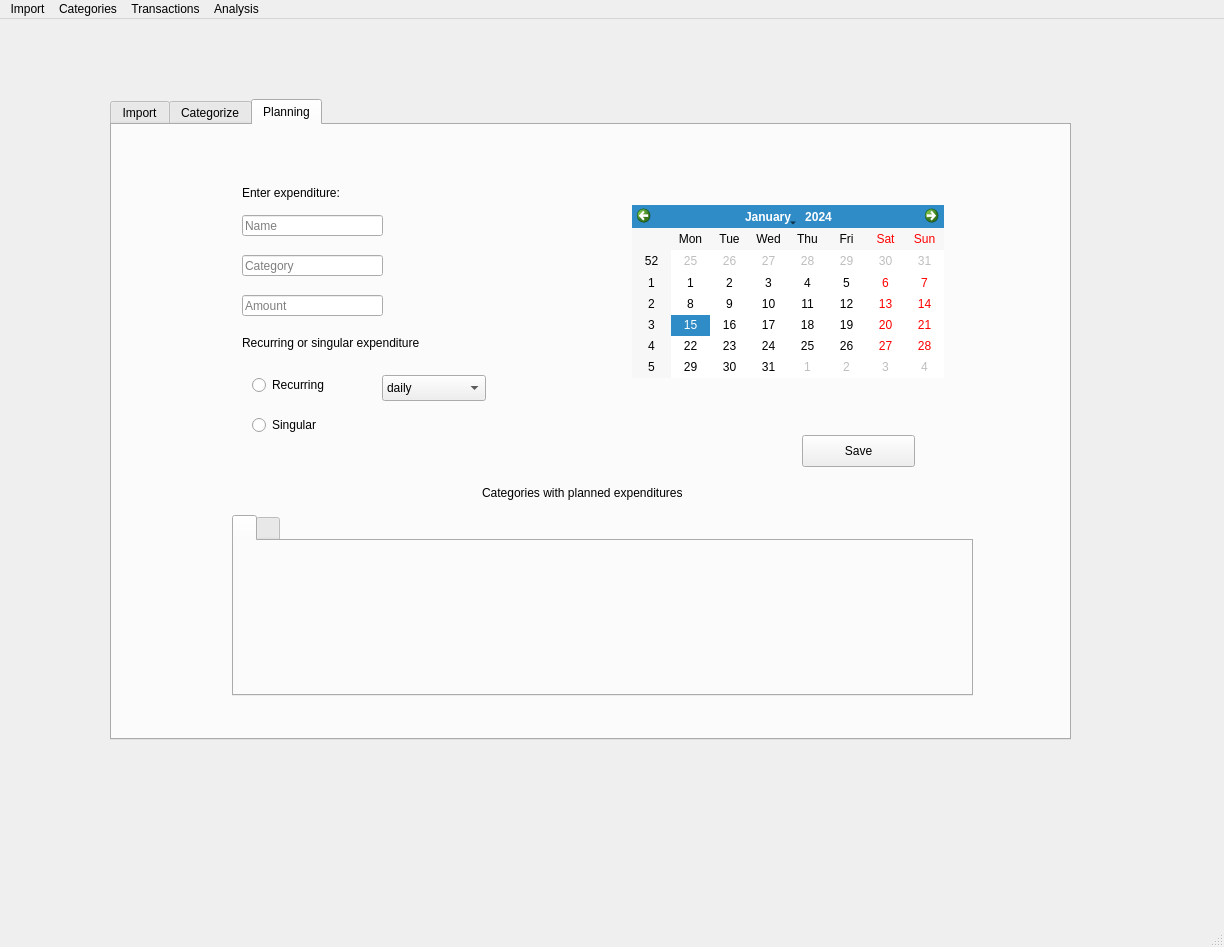
<?xml version="1.0" encoding="UTF-8"?>
<ui version="4.0">
 <class>MainWindow</class>
 <widget class="QMainWindow" name="MainWindow">
  <property name="geometry">
   <rect>
    <x>0</x>
    <y>0</y>
    <width>1224</width>
    <height>947</height>
   </rect>
  </property>
  <property name="windowTitle">
   <string>MainWindow</string>
  </property>
  <widget class="QWidget" name="centralwidget">
   <widget class="QTabWidget" name="importTab">
    <property name="geometry">
     <rect>
      <x>110</x>
      <y>80</y>
      <width>961</width>
      <height>641</height>
     </rect>
    </property>
    <property name="acceptDrops">
     <bool>true</bool>
    </property>
    <property name="currentIndex">
     <number>2</number>
    </property>
    <widget class="QWidget" name="Import">
     <attribute name="title">
      <string>Import</string>
     </attribute>
     <layout class="QGridLayout" name="gridLayout_2">
      <item row="0" column="0">
       <layout class="QGridLayout" name="gridLayout">
        <item row="8" column="0">
         <layout class="QHBoxLayout" name="horizontalLayout">
          <item>
           <widget class="QLineEdit" name="newCatInput"/>
          </item>
          <item>
           <widget class="QToolButton" name="toolButton">
            <property name="text">
             <string>...</string>
            </property>
           </widget>
          </item>
         </layout>
        </item>
        <item row="2" column="0">
         <widget class="QLabel" name="enterCSVLabel">
          <property name="font">
           <font>
            <pointsize>36</pointsize>
           </font>
          </property>
          <property name="text">
           <string>Enter CSV file</string>
          </property>
          <property name="alignment">
           <set>Qt::AlignCenter</set>
          </property>
         </widget>
        </item>
        <item row="9" column="0">
         <widget class="QPushButton" name="importCsvBtn">
          <property name="text">
           <string>Import CSV</string>
          </property>
         </widget>
        </item>
        <item row="0" column="0">
         <widget class="QLabel" name="titleLabel">
          <property name="font">
           <font>
            <pointsize>72</pointsize>
           </font>
          </property>
          <property name="text">
           <string>Kinda Dope..</string>
          </property>
          <property name="alignment">
           <set>Qt::AlignCenter</set>
          </property>
         </widget>
        </item>
       </layout>
      </item>
     </layout>
    </widget>
    <widget class="QWidget" name="Categorize">
     <attribute name="title">
      <string>Categorize</string>
     </attribute>
     <widget class="QLabel" name="instructionsLabel">
      <property name="geometry">
       <rect>
        <x>280</x>
        <y>20</y>
        <width>361</width>
        <height>21</height>
       </rect>
      </property>
      <property name="text">
       <string>Create New Categories and Sort Unhandled Transactions</string>
      </property>
      <property name="alignment">
       <set>Qt::AlignCenter</set>
      </property>
     </widget>
     <widget class="QPushButton" name="openCatPopUp">
      <property name="geometry">
       <rect>
        <x>100</x>
        <y>560</y>
        <width>113</width>
        <height>32</height>
       </rect>
      </property>
      <property name="text">
       <string>New Category</string>
      </property>
     </widget>
     <widget class="QLabel" name="listLabel">
      <property name="geometry">
       <rect>
        <x>440</x>
        <y>300</y>
        <width>71</width>
        <height>16</height>
       </rect>
      </property>
      <property name="text">
       <string>Categories</string>
      </property>
     </widget>
     <widget class="QPushButton" name="deleteCategory">
      <property name="geometry">
       <rect>
        <x>340</x>
        <y>560</y>
        <width>113</width>
        <height>32</height>
       </rect>
      </property>
      <property name="text">
       <string>Delete</string>
      </property>
     </widget>
     <widget class="QPushButton" name="editCategory">
      <property name="geometry">
       <rect>
        <x>220</x>
        <y>560</y>
        <width>113</width>
        <height>32</height>
       </rect>
      </property>
      <property name="text">
       <string>Edit</string>
      </property>
     </widget>
     <widget class="QLabel" name="label">
      <property name="geometry">
       <rect>
        <x>400</x>
        <y>50</y>
        <width>151</width>
        <height>16</height>
       </rect>
      </property>
      <property name="text">
       <string>Unhandled Transactions</string>
      </property>
     </widget>
     <widget class="QTabWidget" name="categoryWidget">
      <property name="geometry">
       <rect>
        <x>30</x>
        <y>330</y>
        <width>881</width>
        <height>191</height>
       </rect>
      </property>
      <property name="acceptDrops">
       <bool>true</bool>
      </property>
      <property name="currentIndex">
       <number>0</number>
      </property>
      <widget class="QWidget" name="tab1">
       <attribute name="title">
        <string>Category</string>
       </attribute>
      </widget>
      <widget class="QWidget" name="tab2">
       <attribute name="title">
        <string>Category</string>
       </attribute>
      </widget>
     </widget>
     <widget class="QTableWidget" name="tableWidget">
      <property name="geometry">
       <rect>
        <x>250</x>
        <y>80</y>
        <width>431</width>
        <height>191</height>
       </rect>
      </property>
      <property name="dragEnabled">
       <bool>true</bool>
      </property>
      <column>
       <property name="text">
        <string>Transaction ID</string>
       </property>
      </column>
      <column>
       <property name="text">
        <string>Location</string>
       </property>
      </column>
      <column>
       <property name="text">
        <string>Amount</string>
       </property>
      </column>
     </widget>
    </widget>
    <widget class="QWidget" name="Planning">
     <attribute name="title">
      <string>Planning</string>
     </attribute>
     <widget class="QTabWidget" name="tabWidget">
      <property name="geometry">
       <rect>
        <x>120</x>
        <y>390</y>
        <width>741</width>
        <height>181</height>
       </rect>
      </property>
      <widget class="QWidget" name="tabWidgetPage1" native="true">
       <attribute name="title">
        <string/>
       </attribute>
      </widget>
      <widget class="QWidget" name="tabWidgetPage2" native="true">
       <attribute name="title">
        <string/>
       </attribute>
      </widget>
     </widget>
     <widget class="QLineEdit" name="namePlannedT">
      <property name="geometry">
       <rect>
        <x>130</x>
        <y>90</y>
        <width>141</width>
        <height>21</height>
       </rect>
      </property>
      <property name="placeholderText">
       <string>Name</string>
      </property>
     </widget>
     <widget class="QLineEdit" name="amountPlannedT">
      <property name="geometry">
       <rect>
        <x>130</x>
        <y>170</y>
        <width>141</width>
        <height>21</height>
       </rect>
      </property>
      <property name="placeholderText">
       <string>Amount</string>
      </property>
     </widget>
     <widget class="QLabel" name="frequencyLabel">
      <property name="geometry">
       <rect>
        <x>130</x>
        <y>210</y>
        <width>211</width>
        <height>16</height>
       </rect>
      </property>
      <property name="text">
       <string>Recurring or singular expenditure</string>
      </property>
     </widget>
     <widget class="QRadioButton" name="recurringBtn">
      <property name="geometry">
       <rect>
        <x>140</x>
        <y>250</y>
        <width>100</width>
        <height>20</height>
       </rect>
      </property>
      <property name="text">
       <string>Recurring</string>
      </property>
     </widget>
     <widget class="QRadioButton" name="singularBtn">
      <property name="geometry">
       <rect>
        <x>140</x>
        <y>290</y>
        <width>100</width>
        <height>20</height>
       </rect>
      </property>
      <property name="text">
       <string>Singular</string>
      </property>
     </widget>
     <widget class="QLineEdit" name="categoryPlannedT">
      <property name="geometry">
       <rect>
        <x>130</x>
        <y>130</y>
        <width>141</width>
        <height>21</height>
       </rect>
      </property>
      <property name="placeholderText">
       <string>Category</string>
      </property>
     </widget>
     <widget class="QCalendarWidget" name="calendarWidget">
      <property name="geometry">
       <rect>
        <x>520</x>
        <y>80</y>
        <width>312</width>
        <height>173</height>
       </rect>
      </property>
     </widget>
     <widget class="QLabel" name="label_2">
      <property name="geometry">
       <rect>
        <x>370</x>
        <y>360</y>
        <width>231</width>
        <height>16</height>
       </rect>
      </property>
      <property name="text">
       <string>Categories with planned expenditures</string>
      </property>
     </widget>
     <widget class="QLabel" name="calendarInstructions">
      <property name="geometry">
       <rect>
        <x>550</x>
        <y>50</y>
        <width>261</width>
        <height>20</height>
       </rect>
      </property>
      <property name="text">
       <string/>
      </property>
     </widget>
     <widget class="QPushButton" name="savePlannedT">
      <property name="geometry">
       <rect>
        <x>690</x>
        <y>310</y>
        <width>113</width>
        <height>32</height>
       </rect>
      </property>
      <property name="text">
       <string>Save</string>
      </property>
     </widget>
     <widget class="QLabel" name="label_3">
      <property name="geometry">
       <rect>
        <x>130</x>
        <y>60</y>
        <width>141</width>
        <height>16</height>
       </rect>
      </property>
      <property name="text">
       <string>Enter expenditure:</string>
      </property>
     </widget>
     <widget class="QComboBox" name="comboBox">
      <property name="geometry">
       <rect>
        <x>270</x>
        <y>250</y>
        <width>104</width>
        <height>26</height>
       </rect>
      </property>
      <item>
       <property name="text">
        <string>daily</string>
       </property>
      </item>
      <item>
       <property name="text">
        <string>weekly</string>
       </property>
      </item>
      <item>
       <property name="text">
        <string>bi-Weekly</string>
       </property>
      </item>
      <item>
       <property name="text">
        <string>monthly</string>
       </property>
      </item>
      <item>
       <property name="text">
        <string>quarterly</string>
       </property>
      </item>
      <item>
       <property name="text">
        <string>bi-annually</string>
       </property>
      </item>
      <item>
       <property name="text">
        <string>annually</string>
       </property>
      </item>
     </widget>
    </widget>
   </widget>
  </widget>
  <widget class="QMenuBar" name="menubar">
   <property name="geometry">
    <rect>
     <x>0</x>
     <y>0</y>
     <width>1224</width>
     <height>22</height>
    </rect>
   </property>
   <widget class="QMenu" name="menuImport">
    <property name="title">
     <string>Import</string>
    </property>
   </widget>
   <widget class="QMenu" name="menuCategories">
    <property name="title">
     <string>Categories</string>
    </property>
   </widget>
   <widget class="QMenu" name="menuTransactions">
    <property name="title">
     <string>Transactions</string>
    </property>
   </widget>
   <widget class="QMenu" name="menuAnalysis">
    <property name="title">
     <string>Analysis</string>
    </property>
   </widget>
   <addaction name="menuImport"/>
   <addaction name="menuCategories"/>
   <addaction name="menuTransactions"/>
   <addaction name="menuAnalysis"/>
  </widget>
  <widget class="QStatusBar" name="statusbar"/>
  <action name="actionImport_CSV">
   <property name="text">
    <string>Import CSV</string>
   </property>
  </action>
 </widget>
 <resources/>
 <connections/>
</ui>
